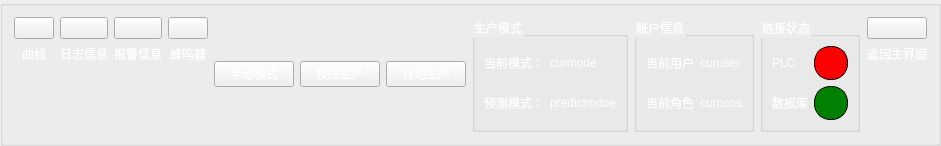
     <widget class="QGroupBox" name="groupBox_4">
      <property name="title">
       <string/>
      </property>
      <property name="alignment">
       <set>Qt::AlignLeading|Qt::AlignLeft|Qt::AlignVCenter</set>
      </property>
      <layout class="QHBoxLayout" name="horizontalLayout_10">
       <item>
        <layout class="QVBoxLayout" name="verticalLayout_4">
         <item>
          <widget class="QPushButton" name="curve_button">
           <property name="text">
            <string/>
           </property>
           <property name="icon">
            <iconset resource="../icons.qrc">
             <normaloff>:/icons/curvedchart.png</normaloff>:/icons/curvedchart.png</iconset>
           </property>
           <property name="iconSize">
            <size>
             <width>65</width>
             <height>65</height>
            </size>
           </property>
          </widget>
         </item>
         <item>
          <widget class="QLabel" name="label_7">
           <property name="styleSheet">
            <string notr="true">color: rgb(255, 255, 255);</string>
           </property>
           <property name="text">
            <string>曲线</string>
           </property>
           <property name="alignment">
            <set>Qt::AlignHCenter|Qt::AlignTop</set>
           </property>
          </widget>
         </item>
        </layout>
       </item>
       <item>
        <layout class="QVBoxLayout" name="verticalLayout_5">
         <item>
          <widget class="QPushButton" name="log_button">
           <property name="text">
            <string/>
           </property>
           <property name="icon">
            <iconset resource="../icons.qrc">
             <normaloff>:/icons/info.png</normaloff>:/icons/info.png</iconset>
           </property>
           <property name="iconSize">
            <size>
             <width>65</width>
             <height>65</height>
            </size>
           </property>
          </widget>
         </item>
         <item>
          <widget class="QLabel" name="label_8">
           <property name="styleSheet">
            <string notr="true">color: rgb(255, 255, 255);</string>
           </property>
           <property name="text">
            <string>日志信息</string>
           </property>
           <property name="alignment">
            <set>Qt::AlignHCenter|Qt::AlignTop</set>
           </property>
          </widget>
         </item>
        </layout>
       </item>
       <item>
        <layout class="QVBoxLayout" name="verticalLayout_6">
         <item>
          <widget class="QPushButton" name="warning_button">
           <property name="text">
            <string/>
           </property>
           <property name="icon">
            <iconset resource="../icons.qrc">
             <normaloff>:/icons/warn2.png</normaloff>:/icons/warn2.png</iconset>
           </property>
           <property name="iconSize">
            <size>
             <width>65</width>
             <height>65</height>
            </size>
           </property>
          </widget>
         </item>
         <item>
          <widget class="QLabel" name="label_9">
           <property name="styleSheet">
            <string notr="true">color: rgb(255, 255, 255);</string>
           </property>
           <property name="text">
            <string>报警信息</string>
           </property>
           <property name="alignment">
            <set>Qt::AlignHCenter|Qt::AlignTop</set>
           </property>
          </widget>
         </item>
        </layout>
       </item>
       <item>
        <layout class="QVBoxLayout" name="verticalLayout_7">
         <item>
          <widget class="QPushButton" name="voice_button">
           <property name="text">
            <string/>
           </property>
           <property name="icon">
            <iconset resource="../icons.qrc">
             <normaloff>:/icons/bullhorn.png</normaloff>:/icons/bullhorn.png</iconset>
           </property>
           <property name="iconSize">
            <size>
             <width>65</width>
             <height>65</height>
            </size>
           </property>
          </widget>
         </item>
         <item>
          <widget class="QLabel" name="label_10">
           <property name="styleSheet">
            <string notr="true">color: rgb(255, 255, 255);</string>
           </property>
           <property name="text">
            <string>蜂鸣器</string>
           </property>
           <property name="alignment">
            <set>Qt::AlignHCenter|Qt::AlignTop</set>
           </property>
          </widget>
         </item>
        </layout>
       </item>
       <item>
        <widget class="QPushButton" name="manualmode_button">
         <property name="styleSheet">
          <string notr="true">color: rgb(255, 255, 255);</string>
         </property>
         <property name="text">
          <string>手动模式</string>
         </property>
        </widget>
       </item>
       <item>
        <widget class="QPushButton" name="pressmode_button">
         <property name="styleSheet">
          <string notr="true">color: rgb(255, 255, 255);</string>
         </property>
         <property name="text">
          <string>按压生产</string>
         </property>
        </widget>
       </item>
       <item>
        <widget class="QPushButton" name="automode_button">
         <property name="styleSheet">
          <string notr="true">color: rgb(255, 255, 255);</string>
         </property>
         <property name="text">
          <string>自动生产</string>
         </property>
        </widget>
       </item>
       <item>
        <widget class="QGroupBox" name="groupBox">
         <property name="styleSheet">
          <string notr="true">color: rgb(255, 255, 255);</string>
         </property>
         <property name="title">
          <string>生产模式</string>
         </property>
         <layout class="QHBoxLayout" name="horizontalLayout_3">
          <item>
           <layout class="QVBoxLayout" name="verticalLayout">
            <item>
             <layout class="QHBoxLayout" name="horizontalLayout" stretch="1,2">
              <item>
               <widget class="QLabel" name="label">
                <property name="text">
                 <string>当前模式：</string>
                </property>
               </widget>
              </item>
              <item>
               <widget class="QLabel" name="currentmode_label">
                <property name="text">
                 <string>curmode</string>
                </property>
               </widget>
              </item>
             </layout>
            </item>
            <item>
             <layout class="QHBoxLayout" name="horizontalLayout_2" stretch="1,2">
              <item>
               <widget class="QLabel" name="label_3">
                <property name="text">
                 <string>预测模式：</string>
                </property>
               </widget>
              </item>
              <item>
               <widget class="QLabel" name="predictmode_label">
                <property name="text">
                 <string>predictmdoe</string>
                </property>
               </widget>
              </item>
             </layout>
            </item>
           </layout>
          </item>
         </layout>
        </widget>
       </item>
       <item>
        <widget class="QGroupBox" name="groupBox_2">
         <property name="styleSheet">
          <string notr="true">color: rgb(255, 255, 255);</string>
         </property>
         <property name="title">
          <string>账户信息</string>
         </property>
         <layout class="QHBoxLayout" name="horizontalLayout_4">
          <item>
           <layout class="QVBoxLayout" name="verticalLayout_2">
            <item>
             <layout class="QHBoxLayout" name="horizontalLayout_5" stretch="1,2">
              <item>
               <widget class="QLabel" name="label_2">
                <property name="text">
                 <string>当前用户</string>
                </property>
               </widget>
              </item>
              <item>
               <widget class="QLabel" name="current_label">
                <property name="text">
                 <string>curuser</string>
                </property>
               </widget>
              </item>
             </layout>
            </item>
            <item>
             <layout class="QHBoxLayout" name="horizontalLayout_6" stretch="1,2">
              <item>
               <widget class="QLabel" name="label_4">
                <property name="text">
                 <string>当前角色</string>
                </property>
               </widget>
              </item>
              <item>
               <widget class="QLabel" name="curentrole_label">
                <property name="text">
                 <string>curncos</string>
                </property>
               </widget>
              </item>
             </layout>
            </item>
           </layout>
          </item>
         </layout>
        </widget>
       </item>
       <item>
        <widget class="QGroupBox" name="groupBox_3">
         <property name="styleSheet">
          <string notr="true">color: rgb(255, 255, 255);</string>
         </property>
         <property name="title">
          <string>链接状态</string>
         </property>
         <layout class="QHBoxLayout" name="horizontalLayout_7">
          <item>
           <layout class="QVBoxLayout" name="verticalLayout_3">
            <item>
             <layout class="QHBoxLayout" name="horizontalLayout_8" stretch="1,2">
              <item>
               <widget class="QLabel" name="label_5">
                <property name="text">
                 <string>PLC</string>
                </property>
               </widget>
              </item>
              <item>
               <widget class="QLabel" name="PLCstate_label">
                <property name="styleSheet">
                 <string notr="true">min-width:32px;min-height:32px;max-width:32px;max-height:32px;border-radius:16px;border:1px solid black;background:red</string>
                </property>
                <property name="text">
                 <string/>
                </property>
               </widget>
              </item>
             </layout>
            </item>
            <item>
             <layout class="QHBoxLayout" name="horizontalLayout_9" stretch="1,2">
              <item>
               <widget class="QLabel" name="label_6">
                <property name="text">
                 <string>数据库</string>
                </property>
               </widget>
              </item>
              <item>
               <widget class="QLabel" name="database_label">
                <property name="styleSheet">
                 <string notr="true">min-width:32px;min-height:32px;max-width:32px;max-height:32px;border-radius:16px;border:1px solid black;background:green</string>
                </property>
                <property name="text">
                 <string/>
                </property>
               </widget>
              </item>
             </layout>
            </item>
           </layout>
          </item>
         </layout>
        </widget>
       </item>
       <item>
        <spacer name="horizontalSpacer">
         <property name="orientation">
          <enum>Qt::Horizontal</enum>
         </property>
         <property name="sizeHint" stdset="0">
          <size>
           <width>1</width>
           <height>20</height>
          </size>
         </property>
        </spacer>
       </item>
       <item>
        <layout class="QVBoxLayout" name="verticalLayout_8">
         <item>
          <widget class="QPushButton" name="home_label">
           <property name="text">
            <string/>
           </property>
           <property name="icon">
            <iconset resource="../icons.qrc">
             <normaloff>:/icons/House.png</normaloff>:/icons/House.png</iconset>
           </property>
           <property name="iconSize">
            <size>
             <width>65</width>
             <height>65</height>
            </size>
           </property>
          </widget>
         </item>
         <item>
          <widget class="QLabel" name="label_11">
           <property name="styleSheet">
            <string notr="true">color: rgb(255, 255, 255);</string>
           </property>
           <property name="text">
            <string>返回主界面</string>
           </property>
           <property name="alignment">
            <set>Qt::AlignHCenter|Qt::AlignTop</set>
           </property>
          </widget>
         </item>
        </layout>
       </item>
      </layout>
     </widget>
